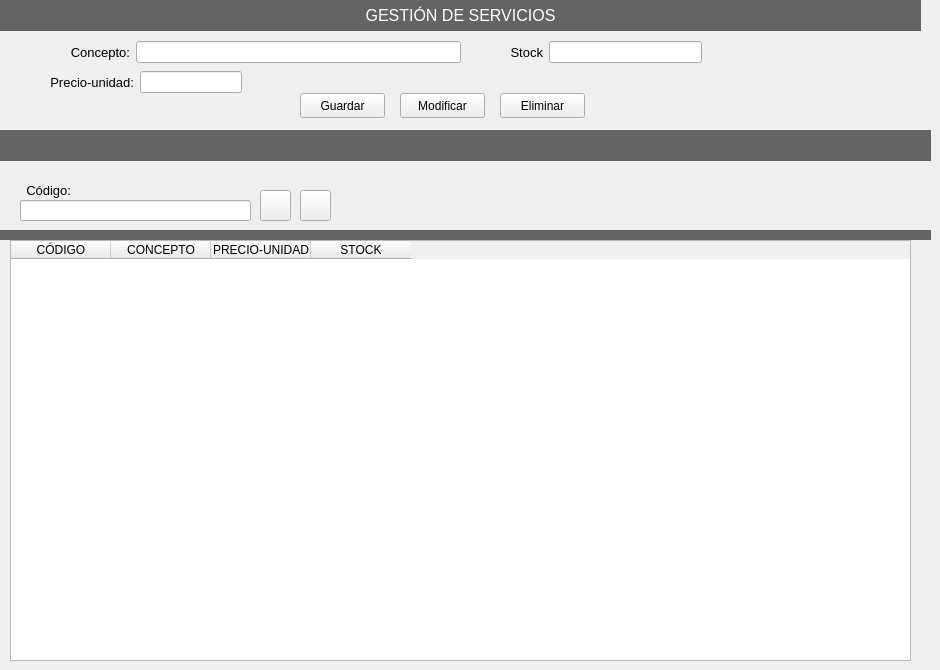
    <widget class="QWidget" name="tab_3">
     <attribute name="title">
      <string>Servicios</string>
     </attribute>
     <widget class="QTableWidget" name="tabServicios">
      <property name="enabled">
       <bool>true</bool>
      </property>
      <property name="geometry">
       <rect>
        <x>10</x>
        <y>240</y>
        <width>901</width>
        <height>421</height>
       </rect>
      </property>
      <property name="editTriggers">
       <set>QAbstractItemView::NoEditTriggers</set>
      </property>
      <property name="alternatingRowColors">
       <bool>true</bool>
      </property>
      <property name="selectionBehavior">
       <enum>QAbstractItemView::SelectRows</enum>
      </property>
      <attribute name="horizontalHeaderCascadingSectionResizes">
       <bool>false</bool>
      </attribute>
      <attribute name="verticalHeaderVisible">
       <bool>false</bool>
      </attribute>
      <attribute name="verticalHeaderHighlightSections">
       <bool>true</bool>
      </attribute>
      <column>
       <property name="text">
        <string>CÓDIGO</string>
       </property>
      </column>
      <column>
       <property name="text">
        <string>CONCEPTO</string>
       </property>
      </column>
      <column>
       <property name="text">
        <string>PRECIO-UNIDAD</string>
       </property>
      </column>
      <column>
       <property name="text">
        <string>STOCK</string>
       </property>
      </column>
     </widget>
     <widget class="QWidget" name="layoutWidget_7">
      <property name="geometry">
       <rect>
        <x>300</x>
        <y>90</y>
        <width>285</width>
        <height>32</height>
       </rect>
      </property>
      <layout class="QHBoxLayout" name="horizontalLayout_6">
       <item>
        <widget class="QPushButton" name="btnGuardapServicio">
         <property name="minimumSize">
          <size>
           <width>85</width>
           <height>25</height>
          </size>
         </property>
         <property name="maximumSize">
          <size>
           <width>75</width>
           <height>25</height>
          </size>
         </property>
         <property name="styleSheet">
          <string notr="true">font: 500 10pt &quot;MS Shell Dlg 2&quot;;</string>
         </property>
         <property name="text">
          <string>Guardar</string>
         </property>
         <property name="icon">
          <iconset>
           <normaloff>../img/save.png</normaloff>../img/save.png</iconset>
         </property>
        </widget>
       </item>
       <item>
        <spacer name="horizontalSpacer_15">
         <property name="orientation">
          <enum>Qt::Horizontal</enum>
         </property>
         <property name="sizeHint" stdset="0">
          <size>
           <width>40</width>
           <height>20</height>
          </size>
         </property>
        </spacer>
       </item>
       <item>
        <widget class="QPushButton" name="btnModifServicio">
         <property name="minimumSize">
          <size>
           <width>85</width>
           <height>25</height>
          </size>
         </property>
         <property name="maximumSize">
          <size>
           <width>75</width>
           <height>25</height>
          </size>
         </property>
         <property name="styleSheet">
          <string notr="true">font: 500 10pt &quot;MS Shell Dlg 2&quot;;</string>
         </property>
         <property name="text">
          <string>Modificar</string>
         </property>
         <property name="icon">
          <iconset>
           <normaloff>../img/modify.png</normaloff>../img/modify.png</iconset>
         </property>
        </widget>
       </item>
       <item>
        <spacer name="horizontalSpacer_16">
         <property name="orientation">
          <enum>Qt::Horizontal</enum>
         </property>
         <property name="sizeHint" stdset="0">
          <size>
           <width>40</width>
           <height>20</height>
          </size>
         </property>
        </spacer>
       </item>
       <item>
        <widget class="QPushButton" name="btnEliminarServicio">
         <property name="minimumSize">
          <size>
           <width>85</width>
           <height>25</height>
          </size>
         </property>
         <property name="maximumSize">
          <size>
           <width>75</width>
           <height>25</height>
          </size>
         </property>
         <property name="styleSheet">
          <string notr="true">font: 500 10pt &quot;MS Shell Dlg 2&quot;;</string>
         </property>
         <property name="text">
          <string>Eliminar</string>
         </property>
         <property name="icon">
          <iconset>
           <normaloff>../img/delete.png</normaloff>../img/delete.png</iconset>
         </property>
        </widget>
       </item>
      </layout>
     </widget>
     <widget class="QLabel" name="lblTitulo_4">
      <property name="geometry">
       <rect>
        <x>0</x>
        <y>0</y>
        <width>921</width>
        <height>31</height>
       </rect>
      </property>
      <property name="font">
       <font>
        <family>MS Shell Dlg 2</family>
        <pointsize>12</pointsize>
        <weight>62</weight>
        <italic>false</italic>
        <bold>true</bold>
       </font>
      </property>
      <property name="styleSheet">
       <string notr="true">font: 500 12pt &quot;MS Shell Dlg 2&quot;;
background-color: rgb(100, 100, 100);
color: rgb(255, 255, 255);
</string>
      </property>
      <property name="text">
       <string>GESTIÓN DE SERVICIOS</string>
      </property>
      <property name="alignment">
       <set>Qt::AlignCenter</set>
      </property>
     </widget>
     <widget class="QLabel" name="lblTitulo_5">
      <property name="geometry">
       <rect>
        <x>0</x>
        <y>130</y>
        <width>931</width>
        <height>31</height>
       </rect>
      </property>
      <property name="font">
       <font>
        <family>MS Shell Dlg 2</family>
        <pointsize>10</pointsize>
        <weight>62</weight>
        <italic>false</italic>
        <bold>true</bold>
       </font>
      </property>
      <property name="styleSheet">
       <string notr="true">font: 500 10pt &quot;MS Shell Dlg 2&quot;;
background-color: rgb(100, 100, 100);
color: rgb(255, 255, 255);
</string>
      </property>
      <property name="text">
       <string/>
      </property>
      <property name="alignment">
       <set>Qt::AlignCenter</set>
      </property>
     </widget>
     <widget class="QWidget" name="layoutWidget">
      <property name="geometry">
       <rect>
        <x>70</x>
        <y>40</y>
        <width>391</width>
        <height>24</height>
       </rect>
      </property>
      <layout class="QHBoxLayout" name="horizontalLayout_7">
       <item>
        <widget class="QLabel" name="lblDNI_2">
         <property name="font">
          <font>
           <family>MS Shell Dlg 2</family>
           <pointsize>10</pointsize>
           <weight>62</weight>
           <italic>false</italic>
           <bold>true</bold>
          </font>
         </property>
         <property name="styleSheet">
          <string notr="true">font: 500 10pt &quot;MS Shell Dlg 2&quot;;</string>
         </property>
         <property name="text">
          <string>Concepto:</string>
         </property>
         <property name="alignment">
          <set>Qt::AlignRight|Qt::AlignTrailing|Qt::AlignVCenter</set>
         </property>
        </widget>
       </item>
       <item>
        <widget class="QLineEdit" name="txtConceptoServicio">
         <property name="minimumSize">
          <size>
           <width>120</width>
           <height>20</height>
          </size>
         </property>
        </widget>
       </item>
      </layout>
     </widget>
     <widget class="QWidget" name="layoutWidget">
      <property name="geometry">
       <rect>
        <x>50</x>
        <y>70</y>
        <width>192</width>
        <height>24</height>
       </rect>
      </property>
      <layout class="QHBoxLayout" name="horizontalLayout_8">
       <item>
        <widget class="QLabel" name="lblDNI_3">
         <property name="font">
          <font>
           <family>MS Shell Dlg 2</family>
           <pointsize>10</pointsize>
           <weight>62</weight>
           <italic>false</italic>
           <bold>true</bold>
          </font>
         </property>
         <property name="styleSheet">
          <string notr="true">font: 500 10pt &quot;MS Shell Dlg 2&quot;;</string>
         </property>
         <property name="text">
          <string>Precio-unidad:</string>
         </property>
         <property name="alignment">
          <set>Qt::AlignRight|Qt::AlignTrailing|Qt::AlignVCenter</set>
         </property>
        </widget>
       </item>
       <item>
        <widget class="QLineEdit" name="txtPrecioServicio"/>
       </item>
      </layout>
     </widget>
     <widget class="QLineEdit" name="txtBuscadorServicios">
      <property name="enabled">
       <bool>true</bool>
      </property>
      <property name="geometry">
       <rect>
        <x>20</x>
        <y>200</y>
        <width>231</width>
        <height>21</height>
       </rect>
      </property>
      <property name="styleSheet">
       <string notr="true">color: rgb(0, 0, 0);</string>
      </property>
     </widget>
     <widget class="QPushButton" name="btnBuscarServicio">
      <property name="geometry">
       <rect>
        <x>260</x>
        <y>190</y>
        <width>31</width>
        <height>31</height>
       </rect>
      </property>
      <property name="minimumSize">
       <size>
        <width>31</width>
        <height>31</height>
       </size>
      </property>
      <property name="maximumSize">
       <size>
        <width>31</width>
        <height>31</height>
       </size>
      </property>
      <property name="text">
       <string/>
      </property>
      <property name="icon">
       <iconset>
        <normaloff>../img/lupa.png</normaloff>../img/lupa.png</iconset>
      </property>
      <property name="iconSize">
       <size>
        <width>18</width>
        <height>18</height>
       </size>
      </property>
     </widget>
     <widget class="QPushButton" name="btnRecargarServicios">
      <property name="geometry">
       <rect>
        <x>300</x>
        <y>190</y>
        <width>31</width>
        <height>31</height>
       </rect>
      </property>
      <property name="minimumSize">
       <size>
        <width>31</width>
        <height>31</height>
       </size>
      </property>
      <property name="styleSheet">
       <string notr="true">font: 500 10pt &quot;MS Shell Dlg 2&quot;;</string>
      </property>
      <property name="text">
       <string/>
      </property>
      <property name="icon">
       <iconset>
        <normaloff>../img/reload.png</normaloff>../img/reload.png</iconset>
      </property>
     </widget>
     <widget class="QLabel" name="lblBuscServ">
      <property name="geometry">
       <rect>
        <x>20</x>
        <y>180</y>
        <width>51</width>
        <height>21</height>
       </rect>
      </property>
      <property name="font">
       <font>
        <family>MS Shell Dlg 2</family>
        <pointsize>10</pointsize>
        <weight>62</weight>
        <italic>false</italic>
        <bold>true</bold>
       </font>
      </property>
      <property name="styleSheet">
       <string notr="true">font: 500 10pt &quot;MS Shell Dlg 2&quot;;</string>
      </property>
      <property name="text">
       <string>Código:</string>
      </property>
      <property name="alignment">
       <set>Qt::AlignRight|Qt::AlignTrailing|Qt::AlignVCenter</set>
      </property>
     </widget>
     <widget class="QLabel" name="lblTitulo_9">
      <property name="geometry">
       <rect>
        <x>0</x>
        <y>230</y>
        <width>931</width>
        <height>10</height>
       </rect>
      </property>
      <property name="font">
       <font>
        <family>MS Shell Dlg 2</family>
        <pointsize>10</pointsize>
        <weight>62</weight>
        <italic>false</italic>
        <bold>true</bold>
       </font>
      </property>
      <property name="styleSheet">
       <string notr="true">font: 500 10pt &quot;MS Shell Dlg 2&quot;;
background-color: rgb(100, 100, 100);
color: rgb(255, 255, 255);
</string>
      </property>
      <property name="text">
       <string/>
      </property>
      <property name="alignment">
       <set>Qt::AlignCenter</set>
      </property>
     </widget>
     <widget class="QWidget" name="layoutWidget_2">
      <property name="geometry">
       <rect>
        <x>510</x>
        <y>40</y>
        <width>192</width>
        <height>24</height>
       </rect>
      </property>
      <layout class="QHBoxLayout" name="horizontalLayout_10">
       <item>
        <widget class="QLabel" name="lblStock">
         <property name="font">
          <font>
           <family>MS Shell Dlg 2</family>
           <pointsize>10</pointsize>
           <weight>62</weight>
           <italic>false</italic>
           <bold>true</bold>
          </font>
         </property>
         <property name="styleSheet">
          <string notr="true">font: 500 10pt &quot;MS Shell Dlg 2&quot;;</string>
         </property>
         <property name="text">
          <string>Stock</string>
         </property>
         <property name="alignment">
          <set>Qt::AlignRight|Qt::AlignTrailing|Qt::AlignVCenter</set>
         </property>
        </widget>
       </item>
       <item>
        <widget class="QLineEdit" name="txtStock"/>
       </item>
      </layout>
     </widget>
    </widget>
